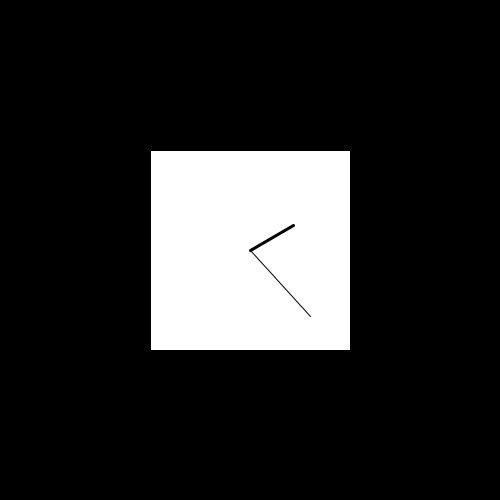
Frame 1 (no input)
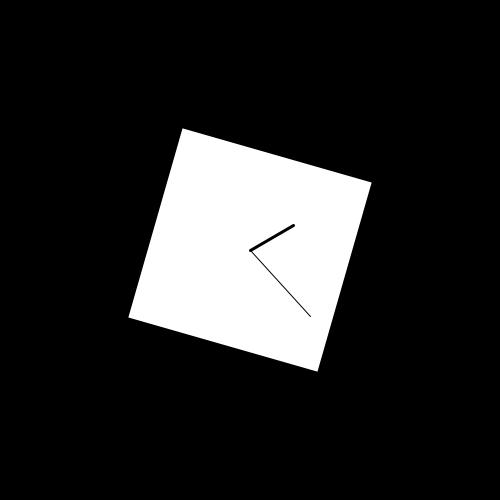
Frame 60 (the mouse pressed at the canvas centre just before this capture)
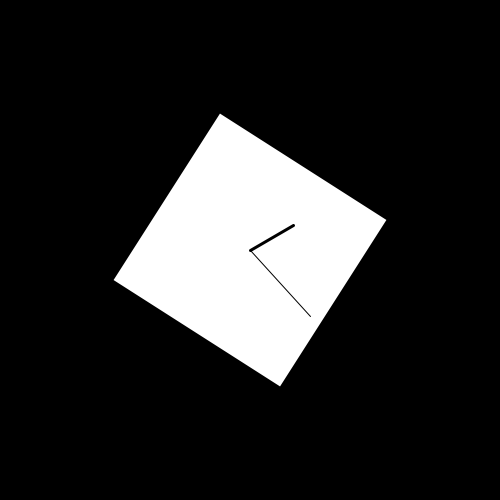
Frame 120 (the mouse held since frame 60 and released just before this capture)

The Processing sketch that drew these frames (run headless with seeded random() and noise(); from frame 60 on, the mouse is pressed at the canvas centre):

// Processing sketch: processing_170016
// ── processing_170016.pde

void setup()

{
  size (500,500);
  background (0);
  
}
void draw()
{
 background (0); 
 
  //sekunde
 float sekunde_1 = map(second(), 0, 60, 0, -360); 
 pushMatrix(); 
 translate(width/2, height/2);
 rotate(sekunde_1);
 rectMode(CENTER);
 rect(0,0,200,-200);
 stroke(255, 255, 255);
 strokeWeight(5);
 popMatrix();
 
   //Minutenzeiger
 float minute_1 = map(minute(), 0, 60, 0, 2*PI);
  pushMatrix();
  translate(width/2,width/2);
  rotate(minute_1);
  rectMode(CENTER);
  stroke(0 ,0 ,0);
  strokeWeight(1);
  line(0,0,0,-90);
  popMatrix();
   
  //Stundenzeiger

float stunde_1 = map(hour(), 0, 12, 0, 2*PI);
  println(stunde_1);
 
  pushMatrix();
  translate(width/2,width/2);
  rotate(stunde_1);
  stroke(0);
  strokeWeight(3);
  line(0,0,0,-50);
  popMatrix();
}
